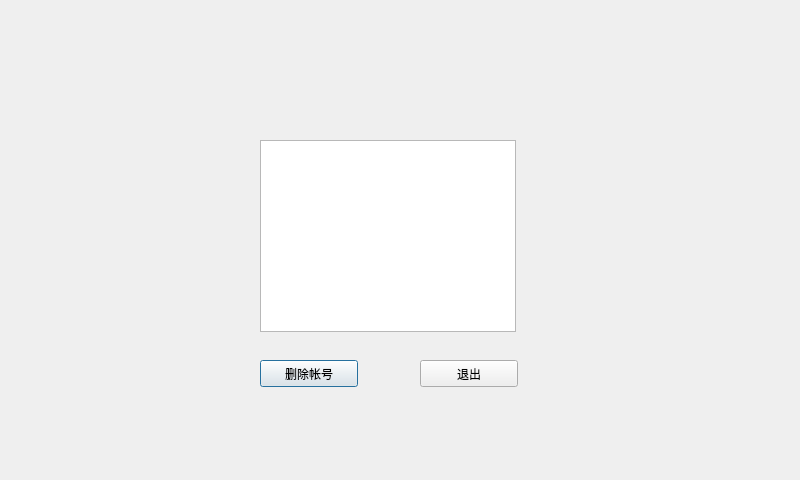
<?xml version="1.0" encoding="UTF-8"?>
<ui version="4.0">
 <class>guanli</class>
 <widget class="QDialog" name="guanli">
  <property name="geometry">
   <rect>
    <x>0</x>
    <y>0</y>
    <width>800</width>
    <height>480</height>
   </rect>
  </property>
  <property name="windowTitle">
   <string>Dialog</string>
  </property>
  <widget class="QTableView" name="tableView">
   <property name="geometry">
    <rect>
     <x>260</x>
     <y>140</y>
     <width>256</width>
     <height>192</height>
    </rect>
   </property>
  </widget>
  <widget class="QPushButton" name="btn_delete">
   <property name="geometry">
    <rect>
     <x>260</x>
     <y>360</y>
     <width>98</width>
     <height>27</height>
    </rect>
   </property>
   <property name="text">
    <string>删除帐号</string>
   </property>
  </widget>
  <widget class="QPushButton" name="pushButton_2">
   <property name="geometry">
    <rect>
     <x>420</x>
     <y>360</y>
     <width>98</width>
     <height>27</height>
    </rect>
   </property>
   <property name="text">
    <string>退出</string>
   </property>
  </widget>
 </widget>
 <resources/>
 <connections/>
</ui>
